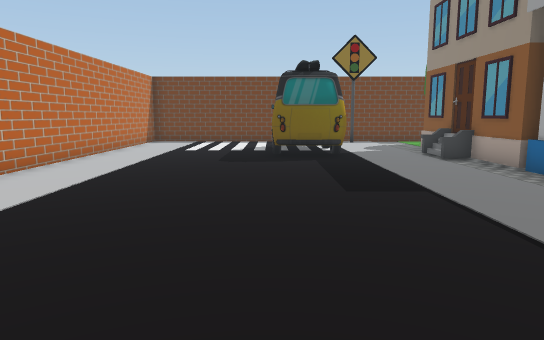
View 1 (above)

12 first-person views from a walk through a 3-D level made in the Unity game engine. The camera is 1.2 m above the floor, tilts 8° down and sees 70° across. The floor is counted in squares, 1 m on a side. Each view is taken from the middle of a square. On the plan, view 1 faces up. The plan holds only what a view shows up to about 15 squares ahead; the rest is blank. The player character is not drawn. Some surface patterns are stand-ins.

View 2
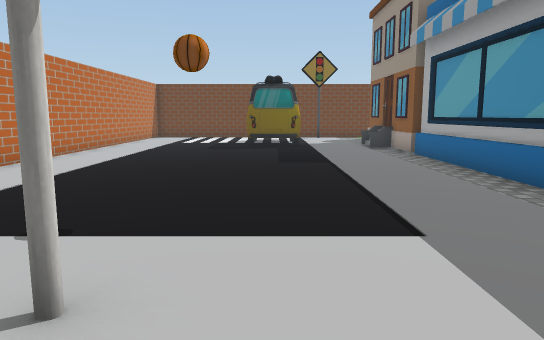

View 3
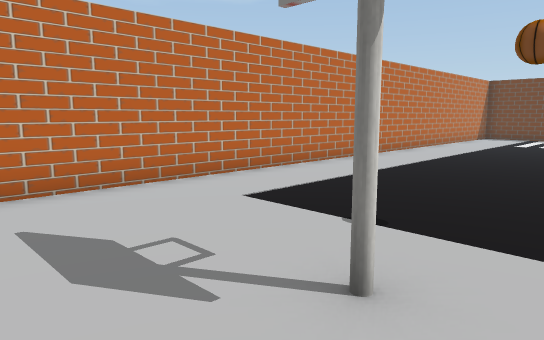

View 4
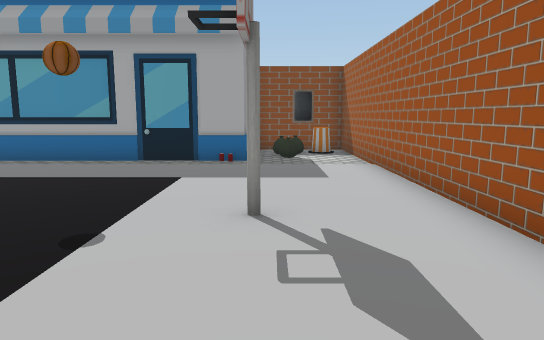

View 5
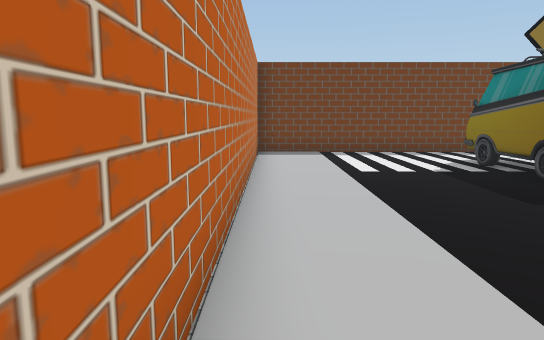

View 6
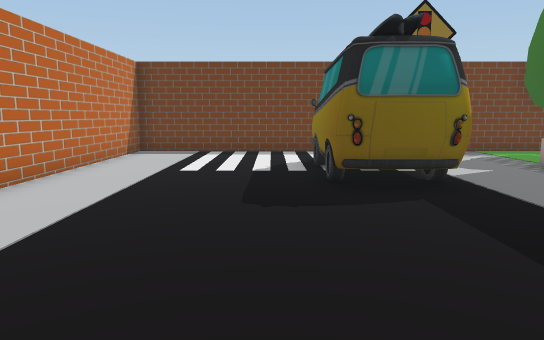

View 7
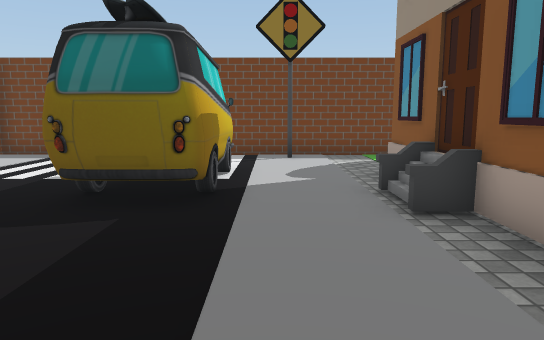

View 8
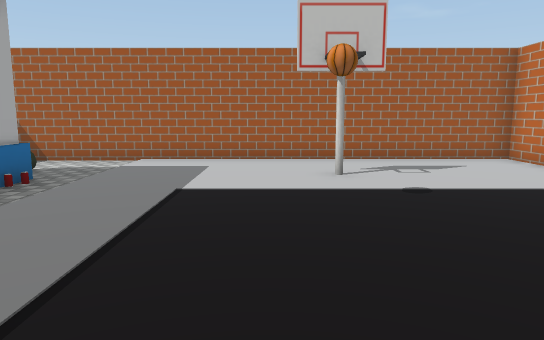

View 9
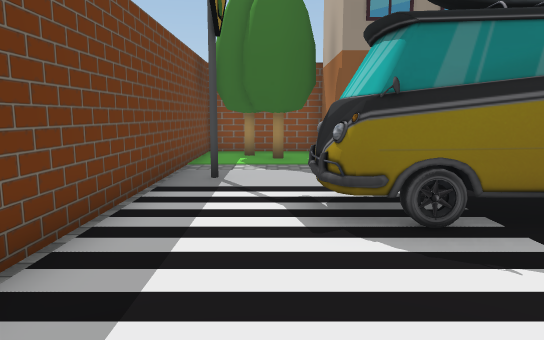

View 10
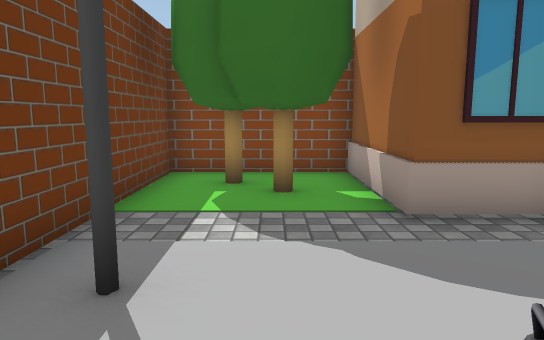

View 11
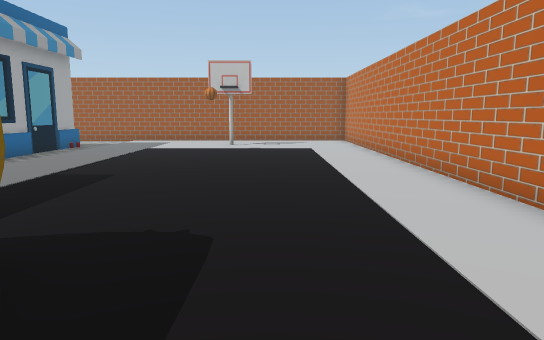

View 12
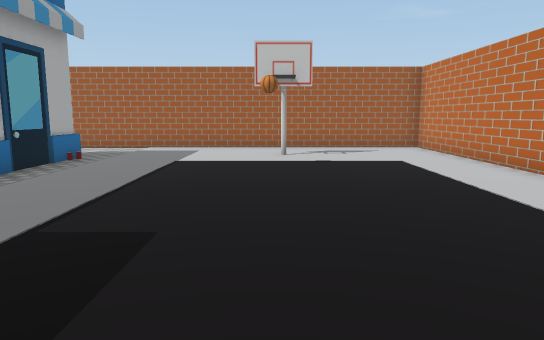

### Floor plan
Key: @ floor where view 1 was taken; # wall or solid block; . floor; A van; B building; C cone; S sign; T tree; O other object.
Columns run from 6 left of view 1 to 9 right of it. Each row starts with its distance up from view 1.
 18 ################
 17 #.........S..TT#
 16 #...........TTT#
 15 #.....AAA....TT#
 14 #.....AAA...O###
 13 #.....AAA...##
 12 #.....AAA.. #
 11 #.....AAA.. #
 10 #...........#
  9 #...........O
  8 #...........#
  7 #...........#
  6 #...........#
  5 #...........#
  4 #...........#
  3 #...........#
  2 #...........#
  1 #...........#
  0 #.....@.....##
 -1 #...........B#
 -2 #.....O.....OO.#
 -3 #.............C#
 -4 #.............C#
 -5 ################

Where each view was taken, in squares from view 1:
view 1: 0 up, 0 right, facing up
view 2: 4 down, 1 right, facing up
view 3: 4 down, 1 right, facing up-left
view 4: 2 down, 5 left, facing right
view 5: 5 up, 5 left, facing up
view 6: 5 up, 1 left, facing up
view 7: 6 up, 3 right, facing up
view 8: 6 up, 1 right, facing down
view 9: 16 up, 4 left, facing right
view 10: 16 up, 1 right, facing right
view 11: 14 up, 2 left, facing down
view 12: 10 up, 0 right, facing down
